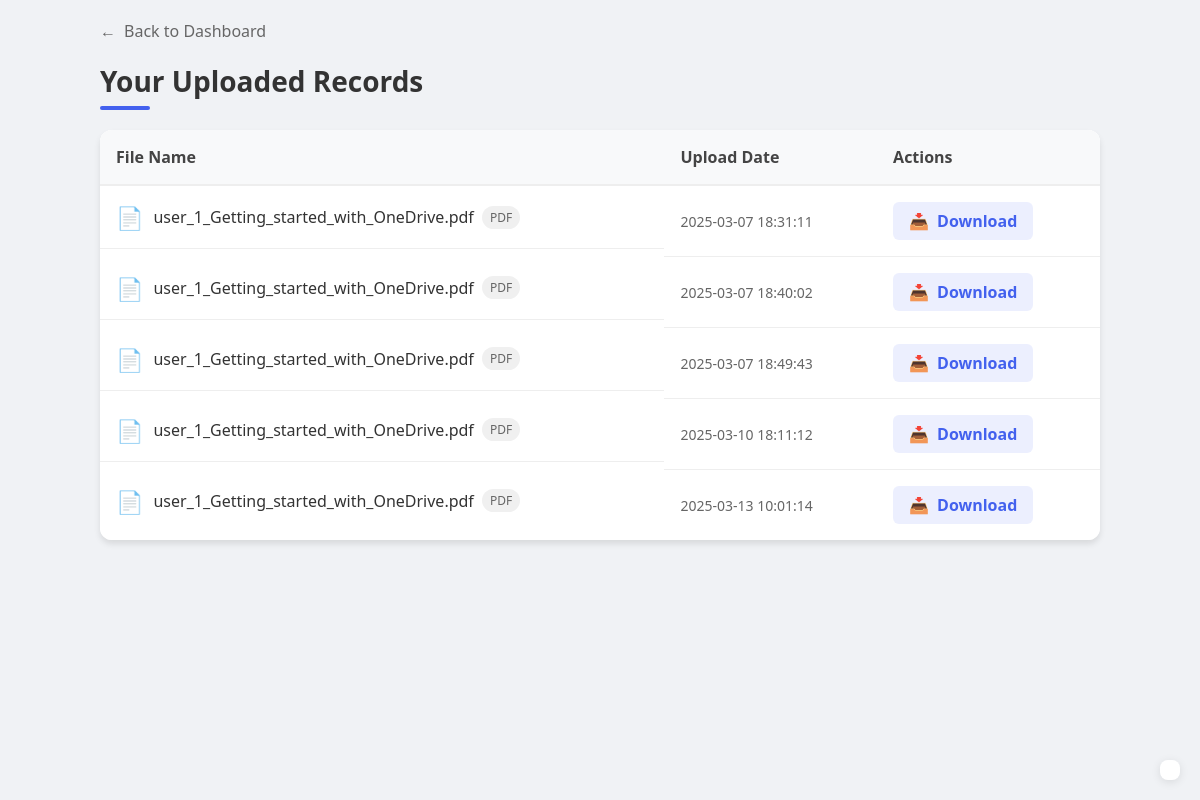
/records (signed in), run on the app's committed database.
### tables this page shows
CREATE TABLE "health_records" (
    id INTEGER PRIMARY KEY AUTOINCREMENT,
    user_id INTEGER,
    file_name TEXT,
    file_path TEXT,
    upload_date TIMESTAMP DEFAULT CURRENT_TIMESTAMP,
    FOREIGN KEY(user_id) REFERENCES users(id)
);

### app.py (the view)
@app.route('/records')
def records():
    if 'user_id' not in session:
        return redirect(url_for('login'))
    conn = get_db_connection()
    cur = conn.cursor()
    cur.execute('''
        SELECT file_name, upload_date
        FROM health_records
        WHERE user_id=?
    ''', (session['user_id'],))
    records = cur.fetchall()
    conn.close()
    return render_template('records.html', records=records)

### app.py (called while the page is built)
def get_db_connection():
    conn = sqlite3.connect(DATABASE)
    conn.row_factory = sqlite3.Row
    return conn

@app.before_request
def before_request():
    if 'user_id' in session:
        conn = get_db_connection()
        cur = conn.cursor()
        cur.execute('SELECT * FROM user_preferences WHERE user_id = ?', (session['user_id'],))
        preferences = cur.fetchone()
        conn.close()
        if preferences:
            g.theme_color = preferences['theme_color']
            g.dark_mode = preferences['dark_mode']
            g.language = preferences['language']
        else:
            g.theme_color = 'blue'
            g.dark_mode = False
            g.language = 'en'
    else:
        g.theme_color = 'blue'
        g.dark_mode = False
        g.language = 'en'

@app.context_processor
def inject_preferences():
    return {
        'theme_color': getattr(g, 'theme_color', 'blue'),
        'dark_mode': getattr(g, 'dark_mode', False),
        'current_language': getattr(g, 'language', 'en')
    }

@app.context_processor
def inject_translate_settings():
    return {
        'GOOGLE_TRANSLATE_LANGUAGES': {
            'hi': 'Hindi',
            'bn': 'Bengali',
            'te': 'Telugu',
            'mr': 'Marathi',
            'ta': 'Tamil',
            'ur': 'Urdu',
            'gu': 'Gujarati',
            'kn': 'Kannada',
            'ml': 'Malayalam',
            'pa': 'Punjabi',
            'or': 'Odia',
            'as': 'Assamese',
            'sd': 'Sindhi',
            'en': 'English'
        }
    }

### templates/records.html (shortened to what this page needs)
{% extends "base.html" %}
{% block content %}
<!DOCTYPE html>
<html lang="en">
<head>
</head>
<body>
    <div class="records-container">
        <a href="{{ url_for('dashboard') }}" class="btn-back">
            <span class="back-icon">←</span> Back to Dashboard
        </a>
        <div class="records-header">
            <h1 class="records-title">Your Uploaded Records</h1>
        </div>
        <div class="records-card">
            {% if records %}
            <table class="records-table">
                <thead>
                    <tr>
                        <th>File Name</th>
                        <th>Upload Date</th>
                        <th>Actions</th>
                    </tr>
                </thead>
                <tbody>
                    {% for record in records %}
                    <tr>
                        <td class="file-name">
                            {% if record['file_name'].endswith('.pdf') %}
                                <span class="file-icon">📄</span>
                            {% elif record['file_name'].endswith(('.jpg', '.jpeg', '.png')) %}
                                <span class="file-icon">🖼️</span>
                            {% elif record['file_name'].endswith('.docx') %}
                                <span class="file-icon">📝</span>
                            {% else %}
                                <span class="file-icon">📋</span>
                            {% endif %}
                            {{ record['file_name'] }}
                            {% if record['file_name'].endswith('.pdf') %}
                                <span class="file-type">PDF</span>
                            {% elif record['file_name'].endswith('.jpg') %}
                                <span class="file-type">JPG</span>
                            {% elif record['file_name'].endswith('.png') %}
                                <span class="file-type">PNG</span>
                            {% elif record['file_name'].endswith('.docx') %}
                                <span class="file-type">DOCX</span>
                            {% endif %}
                        </td>
                        <td class="record-date">{{ record['upload_date'] }}</td>
                        <td>
                            <a href="{{ url_for('download_file', filename=record['file_name']) }}" class="download-btn">
                                <span class="download-icon">📥</span> Download
                            </a>
                        </td>
                    </tr>
                    {% endfor %}
                </tbody>
            </table>
            {% else %}
            <div class="empty-state">
                <div class="empty-icon">📁</div>
                <p class="empty-text">No records uploaded yet.</p>
                <a href="#" class="btn btn-primary">Upload Your First Record</a>
            </div>
            {% endif %}
        </div>
    </div>
</body>
</html>
{% endblock %}

### static/css/theme.css (style rules this page uses)
:root { --bg-color: #f8f9fa; --card-bg: #ffffff; --text-color: #333; --text-secondary: #666; --border-color: #e0e0e0; }

### static/css/global.css (style rules this page uses)
:root { --theme-color: #007bff; --theme-hover: #0056b3; --bg-color: #f8f9fa; --text-color: #333; --card-bg: #fff; }
body { background-color: var(--bg-color); color: var(--text-color); font-family: -apple-system, BlinkMacSystemFont, 'Segoe UI', Roboto, Oxygen, Ubuntu, Cantarell, 'Open Sans', 'Helvetica Neue', sans-serif; }
table { background-color: var(--card-bg); color: var(--text-color); border-color: var(--border-color); }
tr:nth-child(even) { background-color: var(--table-stripe); }
a { color: var(--link-color); }

### templates/base.html (style rules this page uses)
body { top: 0 !important; }

### templates/records.html (style rules this page uses)
:root { --primary: #4361ee; --secondary: #3f37c9; --success: #4cc9f0; --light-bg: #f8f9fa; --card-shadow: 0 4px 6px rgba(0, 0, 0, 0.1); }
* { margin: 0; padding: 0; box-sizing: border-box; font-family: 'Segoe UI', Tahoma, Geneva, Verdana, sans-serif; }
body { background-color: #f0f2f5; color: #333; padding: 20px; }
.records-container { max-width: 1000px; margin: 0 auto; }
.records-header { margin-bottom: 30px; display: flex; justify-content: space-between; align-items: center; }
.records-title { font-size: 28px; font-weight: 700; color: #333; position: relative; }
.records-title::after { content: ""; position: absolute; left: 0; bottom: -10px; width: 50px; height: 4px; background: var(--primary); border-radius: 2px; }
.records-card { background: white; border-radius: 12px; box-shadow: var(--card-shadow); overflow: hidden; }
.records-table { width: 100%; border-collapse: collapse; }
.records-table th { background-color: #f8f9fa; padding: 16px; text-align: left; font-weight: 600; color: #444; border-bottom: 2px solid #eee; }
.records-table td { padding: 16px; border-bottom: 1px solid #eee; vertical-align: middle; }
.records-table tr:last-child td { border-bottom: none; }
.file-icon { font-size: 22px; color: #666; margin-right: 10px; vertical-align: middle; }
.file-name { display: flex; align-items: center; }
.file-type { display: inline-block; font-size: 12px; color: #666; background-color: #f0f0f0; padding: 3px 8px; border-radius: 12px; margin-left: 8px; }
.download-btn { display: inline-flex; align-items: center; justify-content: center; color: var(--primary); background-color: rgba(67, 97, 238, 0.1); border-radius: 6px; padding: 8px 16px; font-weight: 600; text-decoration: none; transition: all 0.2s; }
.download-icon { margin-right: 8px; }
.record-date { color: #666; font-size: 14px; }
.btn-back { display: inline-flex; align-items: center; color: #666; text-decoration: none; font-size: 16px; margin-bottom: 20px; transition: color 0.2s; }
.back-icon { margin-right: 8px; }

### data on the page
health_records: file_name "user_1_Getting_started_with_OneDrive.pdf", shows "PDF", upload_date "2025-03-07 18:31:11"
health_records: file_name "user_1_Getting_started_with_OneDrive.pdf", shows "PDF", upload_date "2025-03-07 18:40:02"
health_records: file_name "user_1_Getting_started_with_OneDrive.pdf", shows "PDF", upload_date "2025-03-07 18:49:43"
health_records: file_name "user_1_Getting_started_with_OneDrive.pdf", shows "PDF", upload_date "2025-03-10 18:11:12"
health_records: file_name "user_1_Getting_started_with_OneDrive.pdf", shows "PDF", upload_date "2025-03-13 10:01:14"
